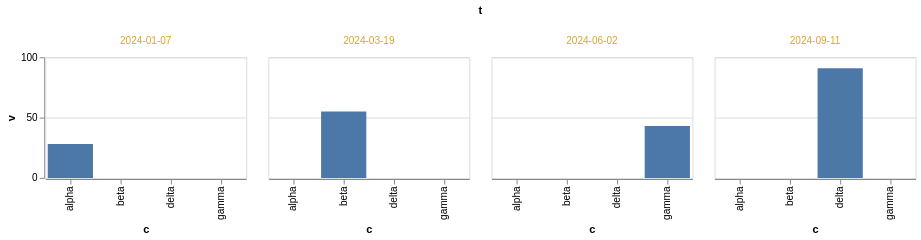

The specification (Vega-Lite) saved for this image:
### Vega-Lite specification from a JSON file in a GitHub repository (floating-point values rounded to 4 significant figures)
{"$schema": "https://vega.github.io/schema/vega-lite/v6.json", "width": 200, "height": 120, "data": {"values": [{"c": "alpha", "v": 28, "w": 3, "t": "2024-01-07"}, {"c": "beta", "v": 55, "w": 7, "t": "2024-03-19"}, {"c": "gamma", "v": 43, "w": 5, "t": "2024-06-02"}, {"c": "delta", "v": 91, "w": 9, "t": "2024-09-11"}]}, "mark": "bar", "encoding": {"x": {"field": "c", "type": "nominal"}, "y": {"field": "v", "type": "quantitative"}, "column": {"field": "t", "type": "ordinal"}}, "config": {"header": {"labelColor": "goldenrod"}}}
